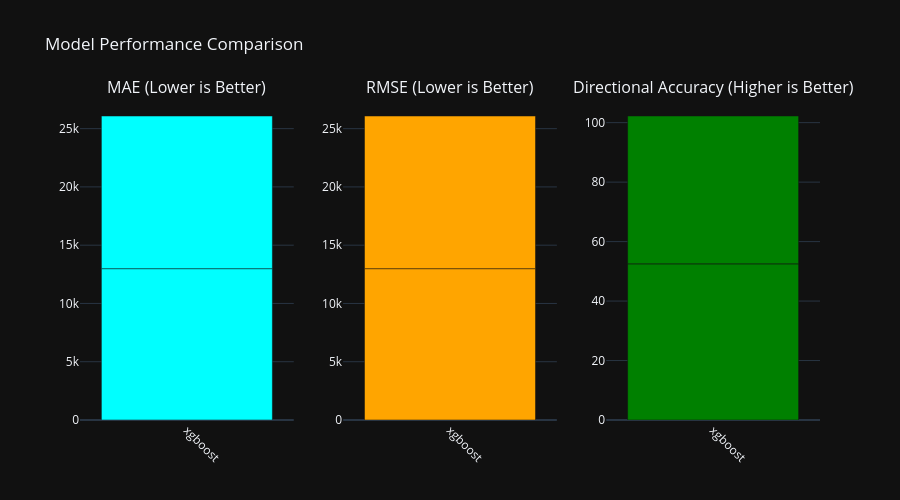

The code cell stored with this chart in its notebook:
### Code cell
"""Create interactive bar charts comparing model metrics."""

# Prepare data for plotting
models = [r["model_name"] for r in evaluation_results_sorted]
mae_values = [r["metrics"]["mae"] for r in evaluation_results_sorted]
rmse_values = [r["metrics"]["rmse"] for r in evaluation_results_sorted]
dir_acc_values = [r["metrics"]["directional_accuracy"] for r in evaluation_results_sorted]

# Create subplot with 3 metrics
fig = make_subplots(
    rows=1,
    cols=3,
    subplot_titles=("MAE (Lower is Better)", "RMSE (Lower is Better)", "Directional Accuracy (Higher is Better)"),
)

# MAE
fig.add_trace(
    go.Bar(
        x=models,
        y=mae_values,
        name="MAE",
        marker_color='cyan',
    ),
    row=1,
    col=1,
)

# RMSE
fig.add_trace(
    go.Bar(
        x=models,
        y=rmse_values,
        name="RMSE",
        marker_color='orange',
    ),
    row=1,
    col=2,
)

# Directional Accuracy
fig.add_trace(
    go.Bar(
        x=models,
        y=dir_acc_values,
        name="Dir Acc",
        marker_color='green',
    ),
    row=1,
    col=3,
)

fig.update_layout(
    title_text="Model Performance Comparison",
    showlegend=False,
    height=500,
    template="plotly_dark",
)

fig.update_xaxes(tickangle=45)
fig.show()

### Figure 1 — Plotly figure (JSON) as saved in the notebook; plotly's stock layout.template omitted (floating-point values rounded to 4 significant figures)
{"data": [{"marker": {"color": "cyan"}, "name": "MAE", "type": "bar", "x": ["xgboost", "xgboost"], "xaxis": "x", "y": [12990.0, 13100.0], "yaxis": "y"}, {"marker": {"color": "orange"}, "name": "RMSE", "type": "bar", "x": ["xgboost", "xgboost"], "xaxis": "x2", "y": [12990.0, 13100.0], "yaxis": "y2"}, {"marker": {"color": "green"}, "name": "Dir Acc", "type": "bar", "x": ["xgboost", "xgboost"], "xaxis": "x3", "y": [52.51, 49.72], "yaxis": "y3"}], "layout": {"annotations": [{"font": {"size": 16}, "showarrow": false, "text": "MAE (Lower is Better)", "x": 0.1444, "xanchor": "center", "xref": "paper", "y": 1, "yanchor": "bottom", "yref": "paper"}, {"font": {"size": 16}, "showarrow": false, "text": "RMSE (Lower is Better)", "x": 0.5, "xanchor": "center", "xref": "paper", "y": 1, "yanchor": "bottom", "yref": "paper"}, {"font": {"size": 16}, "showarrow": false, "text": "Directional Accuracy (Higher is Better)", "x": 0.8556, "xanchor": "center", "xref": "paper", "y": 1, "yanchor": "bottom", "yref": "paper"}], "height": 500, "showlegend": false, "title": {"text": "Model Performance Comparison"}, "xaxis": {"anchor": "y", "domain": [0, 0.2889], "tickangle": 45}, "xaxis2": {"anchor": "y2", "domain": [0.3556, 0.6444], "tickangle": 45}, "xaxis3": {"anchor": "y3", "domain": [0.7111, 1], "tickangle": 45}, "yaxis": {"anchor": "x", "domain": [0, 1]}, "yaxis2": {"anchor": "x2", "domain": [0, 1]}, "yaxis3": {"anchor": "x3", "domain": [0, 1]}}}
